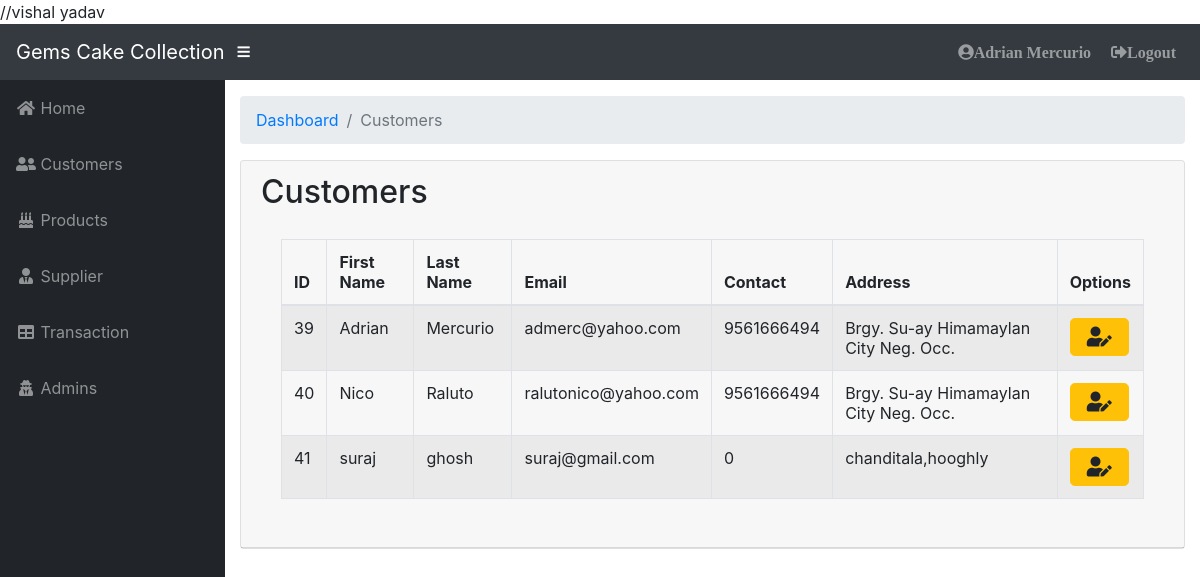
Screenshot of /customer.php (signed in) with the database file from the repository.
### tables this page shows
CREATE TABLE `tblusers` (
  `user_id` int(11) NOT NULL,
  `fname` varchar(20) NOT NULL,
  `lname` varchar(20) NOT NULL,
  `email` varchar(30) NOT NULL,
  `contact` bigint(100) NOT NULL,
  `address` text NOT NULL,
  `position` varchar(50) NOT NULL,
  `username` varchar(30) NOT NULL,
  `pass` longtext NOT NULL
);

### customer.php (the view, shortened to what this page needs)
<?php include 'includes/header.php'; ?>
<?php include 'includes/sidebar.php'; ?>
          <ol class="breadcrumb">
            <li class="breadcrumb-item">
              <a href="#">Dashboard</a>
            </li>
            <li class="breadcrumb-item active">Customers</li>
          </ol>
<div class="card mb-3">
            <div class="card-header">
              <h2>Customers </h2>
            <div class="card-body">
              <div class="table-responsive">
                            <table class="table table-bordered table-hover table-striped"id="dataTable" width="100%" cellspacing="0">
                                <thead>
                                    <tr>
                                        <th>ID</th>
                                        <th>First Name</th>
                                        <th>Last Name</th>
                                        <th>Email</th>
                                        <th>Contact</th>
                                        <th>Address</th>
                                        <th>Options</th>
                                    </tr>
                                </thead>
                                <tbody>
                                  <?php
$db_host = "localhost:3306";
$db_username = "root";
$db_pass = "Aa@1mysql";
$db_name = "cakes";
$myConnection= mysqli_connect("$db_host","$db_username","$db_pass","$db_name") or die ("could not connect to mysql");
                $query = 'SELECT * FROM tblusers WHERE position="Customer"';
                    $result = mysqli_query($myConnection, $query) or die (mysqli_error($myConnections));
                        while ($row = mysqli_fetch_assoc($result)) {
                            echo '<tr>';
                            echo '<td>'. $row['user_id'].'</td>';
                            echo '<td>'. $row['fname'].'</td>';
                            echo '<td>'. $row['lname'].'</td>';
                            echo '<td>'. $row['email'].'</td>';
                            echo '<td>'. $row['contact'].'</td>';
                            echo '<td>'. $row['address'].'</td>';
                            echo '<td>  ';
                            echo ' <a title="Update Customer" type="button" class="btn btn-lg btn-warning fas fa-user-edit" href="updatecustomer.php?action=edit & id='.$row['user_id'] . '"></a> </td>';
                            echo '</tr> ';
                }
            ?>
                                </tbody>
                            </table>
                        </div>
            </div>
          </div>
        </div>

### css/sb-admin.css (style rules this page uses)
html { position: relative; min-height: 100%; }
body { height: 100%; }
:root { --input-padding-x: 0.75rem; --input-padding-y: 0.75rem; }

### rows the page displays
tblusers: user_id "39", fname "Adrian", lname "Mercurio", email "admerc@yahoo.com", contact "9561666494", address "Brgy. Su-ay Himamaylan City Neg. Occ."
tblusers: user_id "40", fname "Nico", lname "Raluto", email "ralutonico@yahoo.com", contact "9561666494", address "Brgy. Su-ay Himamaylan City Neg. Occ."
tblusers: user_id "41", fname "suraj", lname "ghosh", email "suraj@gmail.com", contact "0", address "chanditala,hooghly"

### other values shown
$_SESSION['fname'] "Adrian"
$_SESSION['lname'] "Mercurio"
